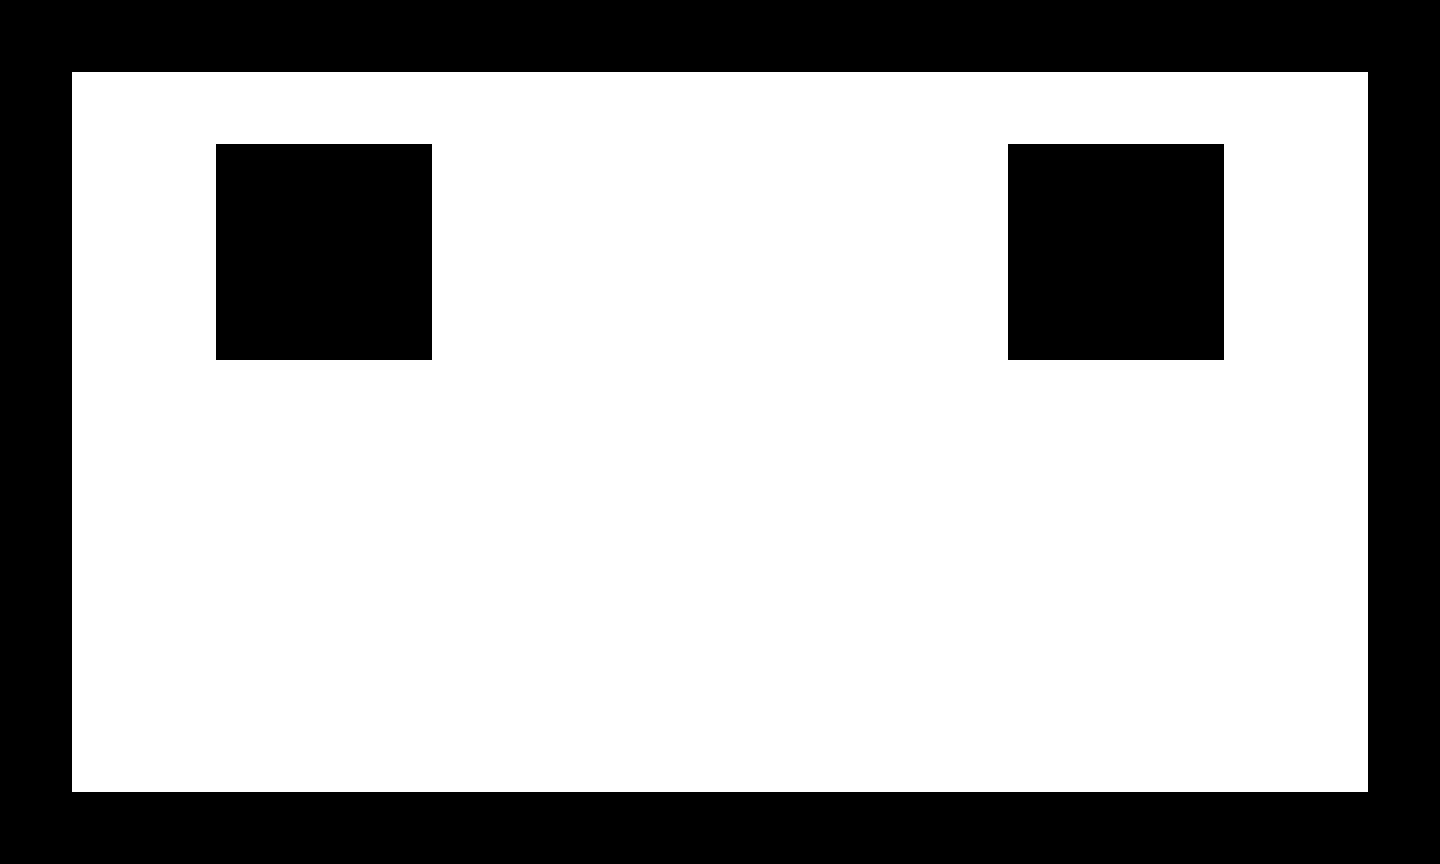

This game map was drawn from its Tiled (.tmx) file and the tilesets committed beside it. A one-line description and the trimmed map source follow:
An orthogonal 20x12 tile map with 72x72 px tiles, 1 tile layer (tiles), 2 tilesets.

<map version="1.0" orientation="orthogonal" width="20" height="12" tilewidth="72" tileheight="72">
 <properties>
  <property name="playerLocation" value="!json! {&quot;x&quot;:10, &quot;y&quot;:6}" />
 </properties>
 <tileset firstgid="1" name="black tile" tilewidth="72" tileheight="72">
  <image source="../../../art/black tile.png" width="72" height="72" />
  <tile id="0">
   <properties>
    <property name="bodyType" value="static" />
    <property name="collType" value="solid" />
    <property name="name" value="blackTile" />
    <property name="physics:bounce" value="0" />
    <property name="physics:enabled" value="true" />
   </properties>
  </tile>
 </tileset>
 <tileset firstgid="2" name="white tile" tilewidth="72" tileheight="72">
  <image source="../../../art/white tile.png" width="72" height="72" />
 </tileset>
 <layer name="tiles" width="20" height="12">
  <data>[240 cells, 240 non-empty, 2 distinct tile ids]</data>
 </layer>
</map>
